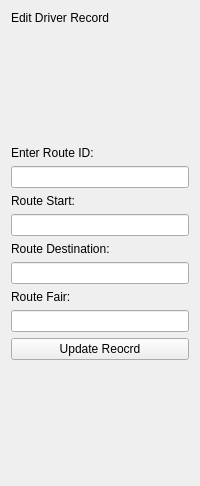
             <widget class="QWidget" name="EditRoutesPage">
              <layout class="QVBoxLayout" name="verticalLayout_21">
               <item>
                <widget class="QLabel" name="label_33">
                 <property name="text">
                  <string>Edit Driver Record</string>
                 </property>
                </widget>
               </item>
               <item>
                <spacer name="verticalSpacer_21">
                 <property name="orientation">
                  <enum>Qt::Vertical</enum>
                 </property>
                 <property name="sizeHint" stdset="0">
                  <size>
                   <width>20</width>
                   <height>115</height>
                  </size>
                 </property>
                </spacer>
               </item>
               <item>
                <widget class="QLabel" name="label_34">
                 <property name="text">
                  <string>Enter Route ID:</string>
                 </property>
                </widget>
               </item>
               <item>
                <widget class="QLineEdit" name="lineEdit_17"/>
               </item>
               <item>
                <widget class="QLabel" name="label_35">
                 <property name="text">
                  <string>Route Start:</string>
                 </property>
                </widget>
               </item>
               <item>
                <widget class="QLineEdit" name="lineEdit_18"/>
               </item>
               <item>
                <widget class="QLabel" name="label_36">
                 <property name="text">
                  <string>Route Destination:</string>
                 </property>
                </widget>
               </item>
               <item>
                <widget class="QLineEdit" name="lineEdit_22"/>
               </item>
               <item>
                <widget class="QLabel" name="label_40">
                 <property name="text">
                  <string>Route Fair:</string>
                 </property>
                </widget>
               </item>
               <item>
                <widget class="QLineEdit" name="lineEdit_23"/>
               </item>
               <item>
                <widget class="QPushButton" name="pushButton_30">
                 <property name="text">
                  <string>Update Reocrd</string>
                 </property>
                </widget>
               </item>
               <item>
                <spacer name="verticalSpacer_22">
                 <property name="orientation">
                  <enum>Qt::Vertical</enum>
                 </property>
                 <property name="sizeHint" stdset="0">
                  <size>
                   <width>20</width>
                   <height>115</height>
                  </size>
                 </property>
                </spacer>
               </item>
              </layout>
             </widget>
